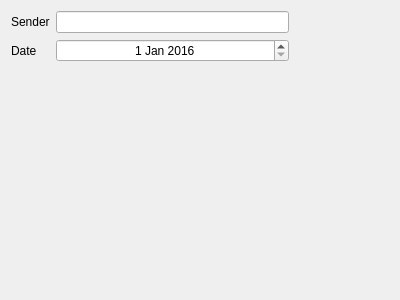
<?xml version="1.0" encoding="UTF-8"?>
<ui version="4.0">
 <author>MazeFX</author>
 <class>letter_form</class>
 <widget class="QMainWindow" name="letter_form">
  <property name="geometry">
   <rect>
    <x>0</x>
    <y>0</y>
    <width>400</width>
    <height>300</height>
   </rect>
  </property>
  <property name="windowTitle">
   <string>letter_form</string>
  </property>
  <widget class="QWidget" name="centralWidget">
   <property name="maximumSize">
    <size>
     <width>300</width>
     <height>16777215</height>
    </size>
   </property>
   <layout class="QFormLayout" name="formLayout">
    <item row="0" column="1">
     <widget class="QLineEdit" name="letter_sender_input"/>
    </item>
    <item row="0" column="0">
     <widget class="QLabel" name="label_sender">
      <property name="text">
       <string>Sender</string>
      </property>
     </widget>
    </item>
    <item row="1" column="0">
     <widget class="QLabel" name="label_date">
      <property name="text">
       <string>Date</string>
      </property>
     </widget>
    </item>
    <item row="1" column="1">
     <widget class="QDateEdit" name="letter_date_input">
      <property name="alignment">
       <set>Qt::AlignCenter</set>
      </property>
      <property name="date">
       <date>
        <year>2016</year>
        <month>1</month>
        <day>1</day>
       </date>
      </property>
     </widget>
    </item>
   </layout>
  </widget>
 </widget>
 <layoutdefault spacing="6" margin="11"/>
 <resources/>
 <connections/>
</ui>
